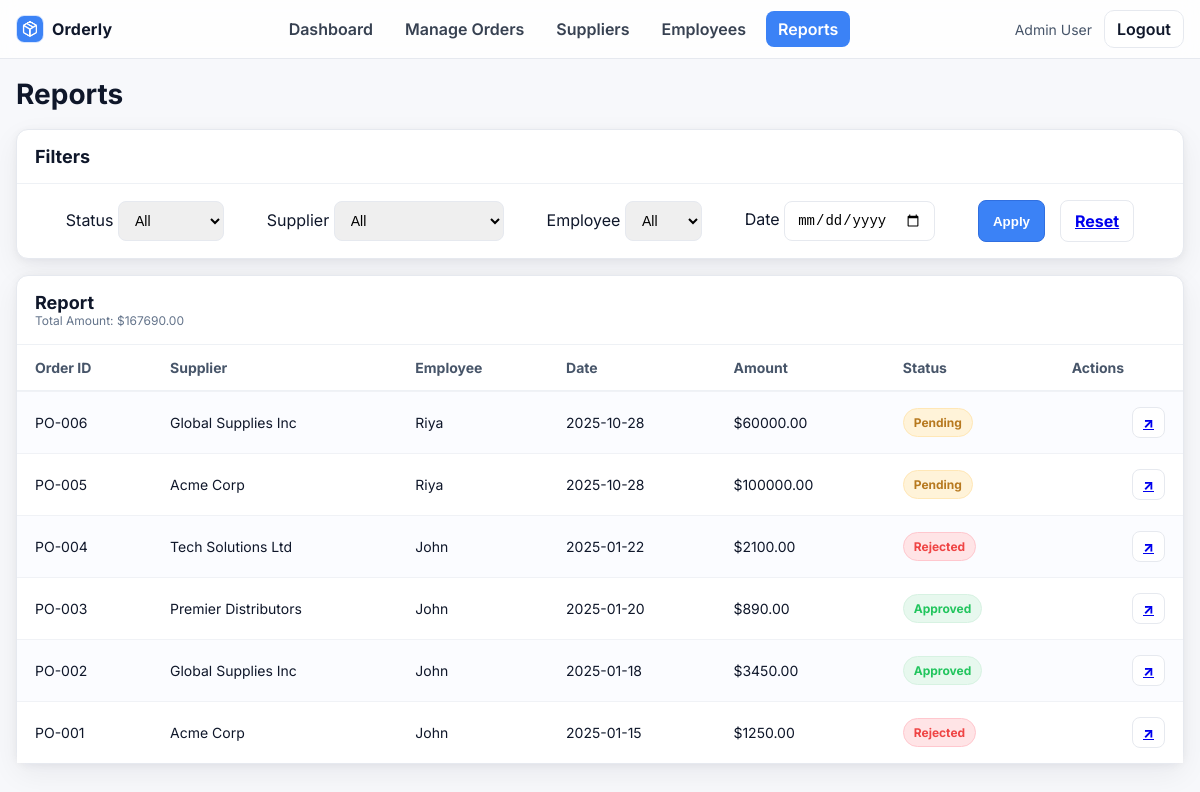
/admin/reports (signed in), run on an earlier commit of the app's database.
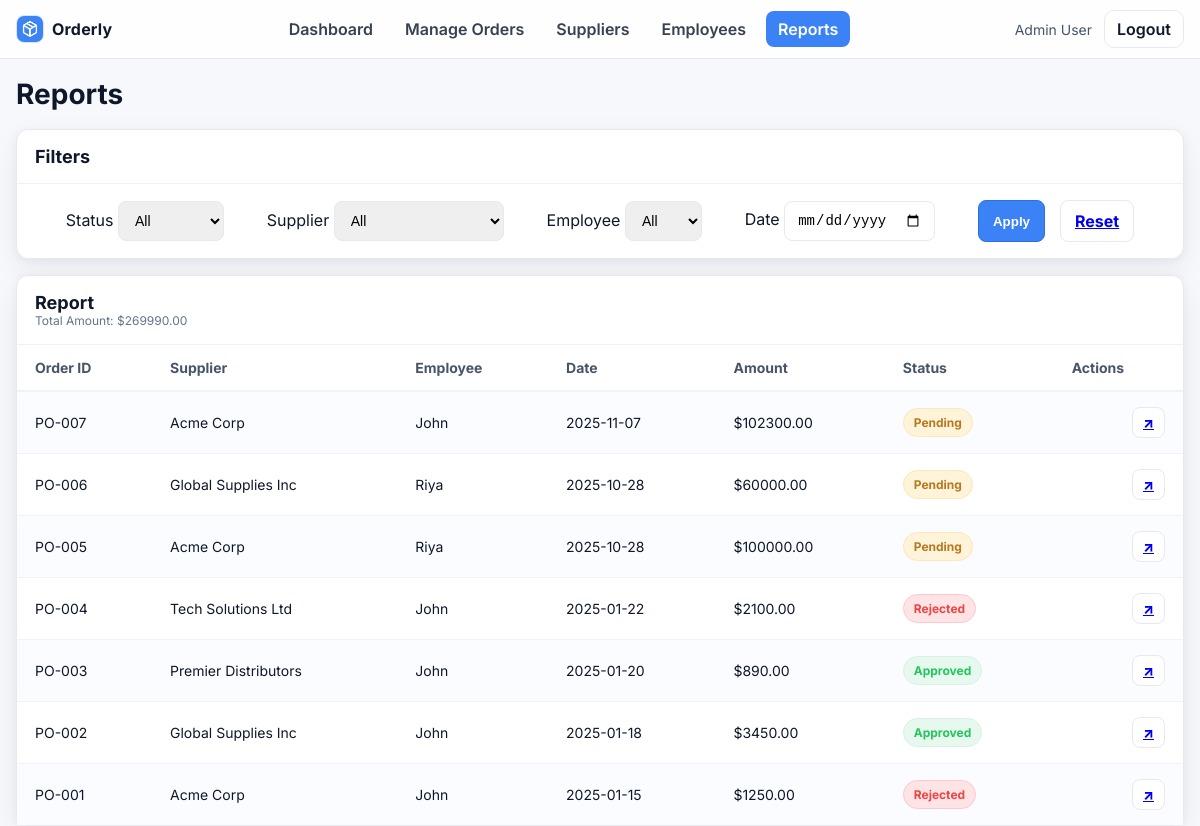
And on a later commit of the database.
### models.py (models this page shows, shortened)
class Order(db.Model):
    id = db.Column(db.Integer, primary_key=True)
    code = db.Column(db.String(20), unique=True, nullable=False)     # e.g., "PO-001"
    date = db.Column(db.Date, default=date.today, nullable=False)
    amount = db.Column(db.Float, default=0.0)                         # total dollar amount
    product_name = db.Column(db.String(100))
    quantity = db.Column(db.Integer)
    status = db.Column(db.String(20), default="Pending")              # Pending, Approved, Rejected
    employee_id = db.Column(db.Integer, db.ForeignKey('user.id'), nullable=False)
    supplier_id = db.Column(db.Integer, db.ForeignKey('supplier.id')) # nullable if supplier optional

class Supplier(db.Model):
    id = db.Column(db.Integer, primary_key=True)
    name = db.Column(db.String(100))
    contact = db.Column(db.String(100))
    email = db.Column(db.String(100))
    address = db.Column(db.String(200))
    orders = db.relationship('Order', backref='supplier', lazy=True)

class User(db.Model):
    id = db.Column(db.Integer, primary_key=True)
    name = db.Column(db.String(100))
    email = db.Column(db.String(100), unique=True)
    password = db.Column(db.String(100))
    role = db.Column(db.String(20))  # 'admin' or 'employee'
    orders = db.relationship('Order', backref='employee', lazy=True)

### app.py (the view)
@app.route('/admin/reports')
def admin_reports():
    if session.get('role') != 'admin':
        flash("Unauthorized access"); return redirect('/')
    status = request.args.get('status', '').strip()
    supplier_id = request.args.get('supplier_id', '').strip()
    employee_id = request.args.get('employee_id', '').strip()
    date_str = request.args.get('date', '').strip()
    q = Order.query
    conds = []
    if status:
        conds.append(Order.status == status)
    if supplier_id:
        try:
            conds.append(Order.supplier_id == int(supplier_id))
        except ValueError:
            pass
    if employee_id:
        try:
            conds.append(Order.employee_id == int(employee_id))
        except ValueError:
            pass
    def parse_d(s):
        try:
            return datetime.strptime(s, "%Y-%m-%d").date()
        except Exception:
            return None
    d = parse_d(date_str)
    if d:
        conds.append(Order.date == d)
    if conds:
        q = q.filter(and_(*conds))
    q = q.order_by(Order.date.desc(), Order.id.desc())
    orders = q.all()
    total_amount = sum((o.amount or 0) for o in orders)
    suppliers = Supplier.query.order_by(Supplier.name).all()
    employees = User.query.filter_by(role='employee').order_by(User.name).all()
    return render_template('admin/reports.html',
                           orders=orders,
                           suppliers=suppliers,
                           employees=employees,
                           status=status,
                           supplier_id=supplier_id,
                           employee_id=employee_id,
                           date=date_str,
                           total_amount=round(total_amount, 2))

### templates/admin/reports.html (shortened to what the changed rows need)
<!doctype html>
<html lang="en">
<head>
  <link rel="stylesheet" href="{{ url_for('static', filename='admin.css') }}">
</head>
<body>
  <main class="adminReportsPage">
    <div class="adminSuppliersHeader">
      <h1 class="adminSuppliersTitle">Reports</h1>
    </div>
    <section class="adminSuppliersPanel">
      <div class="adminSuppliersPanelHead">
        <h2 class="adminSuppliersPanelTitle">Filters</h2>
      </div>
    </section>
    <section class="adminSuppliersPanel" style="margin-top:16px;">
      <div class="adminSuppliersPanelHead">
        <h2 class="adminSuppliersPanelTitle">Report</h2>
        <div class="adminSuppliersPanelSub">Total Amount: ${{ '%.2f'|format(total_amount) }}</div>
      </div>
      <div class="adminSuppliersTableWrap">
        <table class="adminSuppliersTable">
          <thead>
            <tr>
              <th>Order ID</th>
              <th>Supplier</th>
              <th>Employee</th>
              <th>Date</th>
              <th>Amount</th>
              <th>Status</th>
              <th class="adminEmployeesTextRight">Actions</th>
            </tr>
          </thead>
          <tbody>
            {% for o in orders %}
            <tr>
              <td>{{ o.code }}</td>
              <td>{{ o.supplier.name if o.supplier else '-' }}</td>
              <td>{{ o.employee.name if o.employee else '-' }}</td>
              <td>{{ o.date }}</td>
              <td>${{ '%.2f'|format(o.amount or 0) }}</td>
              <td>
                <span class="adminReportsBadge
                  {% if o.status=='Approved' %}adminReportsBadgeGreen
                  {% elif o.status=='Rejected' %}adminReportsBadgeRed
                  {% else %}adminReportsBadgeAmber{% endif %}">
                  {{ o.status }}
                </span>
              </td>
              <td class="adminEmployeesTextRight">
                <a class="adminOrdersIconBtn" title="View" href="{{ url_for('admin_order_view', order_id=o.id) }}"
                  target="_blank">↗</a>
              </td>
            </tr>
            {% else %}
            <tr>
              <td colspan="7">No data for selected filters.</td>
            </tr>
            {% endfor %}
          </tbody>
        </table>
      </div>
    </section>
  </main>
</body>
</html>

What changed in the data, as far as the page shows it:
added Order: code "PO-007", supplier "Acme Corp", employee "John", date "2025-11-07", amount "102300.00", status "Pending"
Also different on the page:
{{ '%.2f'|format(total_amount) }}: "167690.00" → "269990.00"
